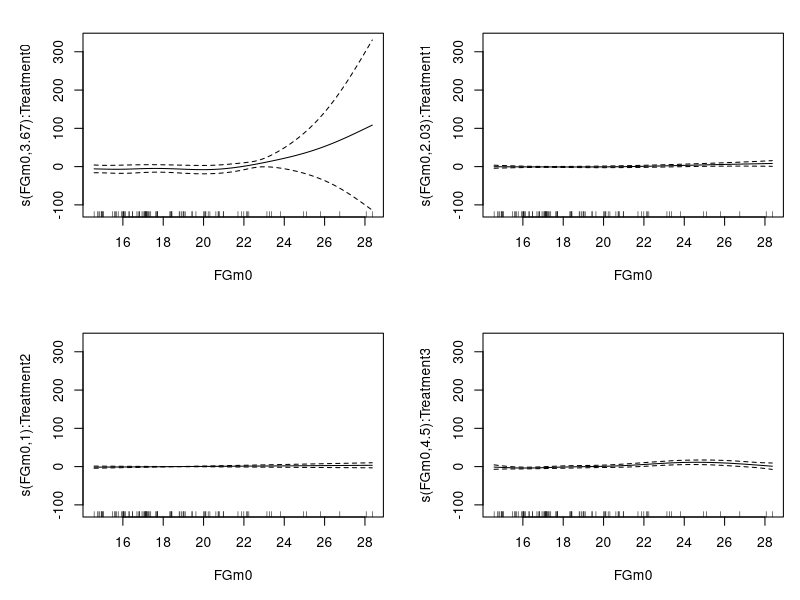
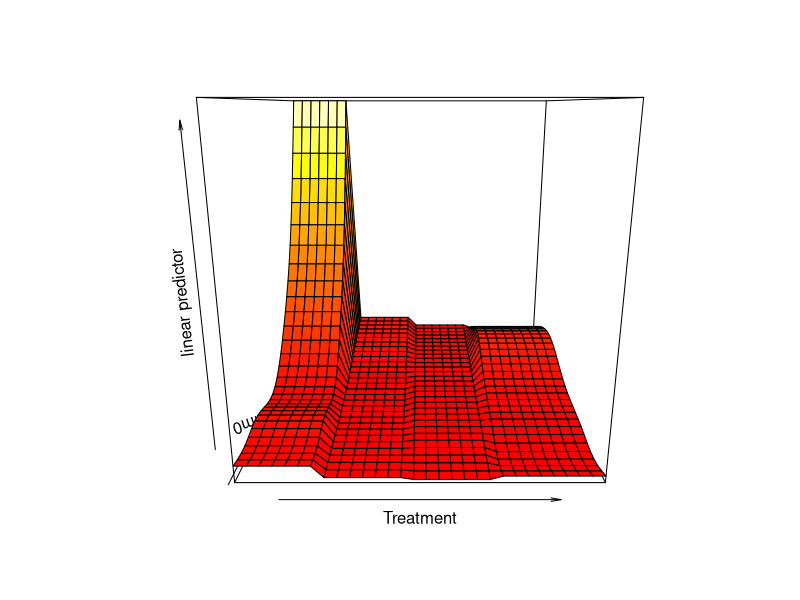
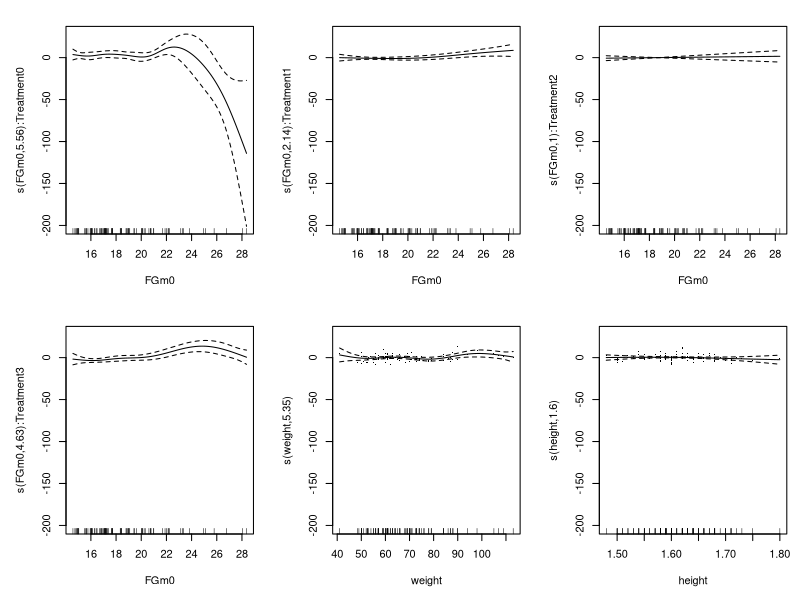
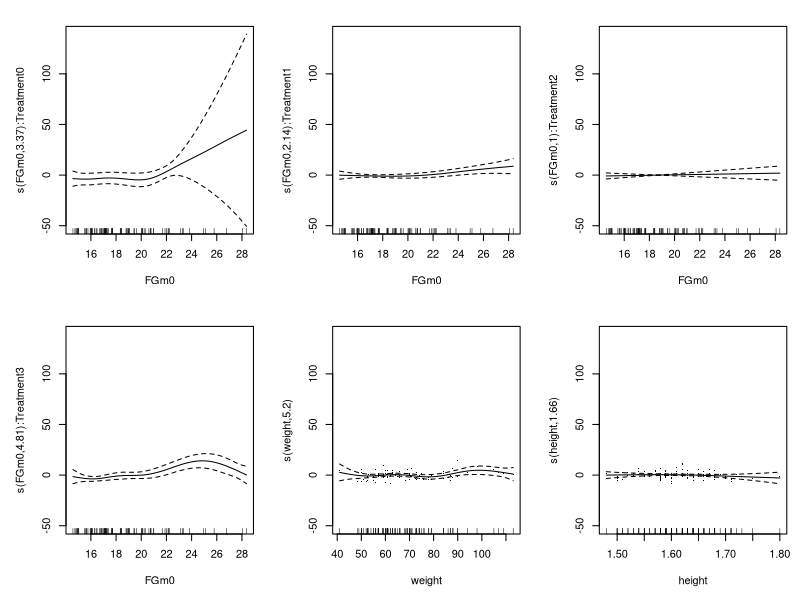

The R source for these figures, in order:
## ---- chunk 1
knitr::opts_chunk$set(echo = TRUE)
library(mgcv)
## ---- chunk 2
hirsutism <- read.table(file="hirsutism.dat", sep="\t", header = T, fill = T)
hirsutism <- hirsutism[complete.cases(hirsutism), ]
hirsutism$Treatment <- as.factor(hirsutism$Treatment)
## ---- chunk 3
model.1 <- gam(FGm12 ~ weight + height + DiaPres + SysPres + FGm0 + Treatment, data=hirsutism)
summary(model.1)
#vis.gam(model.1)
## ---- chunk 4
model.2 <- gam(FGm12 ~ s(FGm0, by=Treatment) + Treatment, data=hirsutism)
summary(model.2)
plot(model.2, pages=1,residuals=TRUE)
vis.gam(model.2)
## ---- chunk 5
model.3 <- gam(FGm12 ~ s(FGm0, by=Treatment) + s(weight) + s(height), data=hirsutism)
summary(model.3)
plot(model.3, pages=1, residuals=TRUE)
## ---- chunk 6
model.4 <- gam(FGm12 ~ s(FGm0, by=Treatment) + s(weight) + s(height) + Treatment, data=hirsutism)
summary(model.4)
plot(model.4, pages=1,residuals=TRUE)
## ---- chunk 7
anova(model.1, model.2,test="F") 
summary(model.1)
summary(model.2)
## ---- chunk 8
anova(model.2, model.3,test="F") 
summary(model.2)
summary(model.3)
## ---- chunk 9

anova(model.2, model.4,test="F") 
summary(model.2)
summary(model.4)
